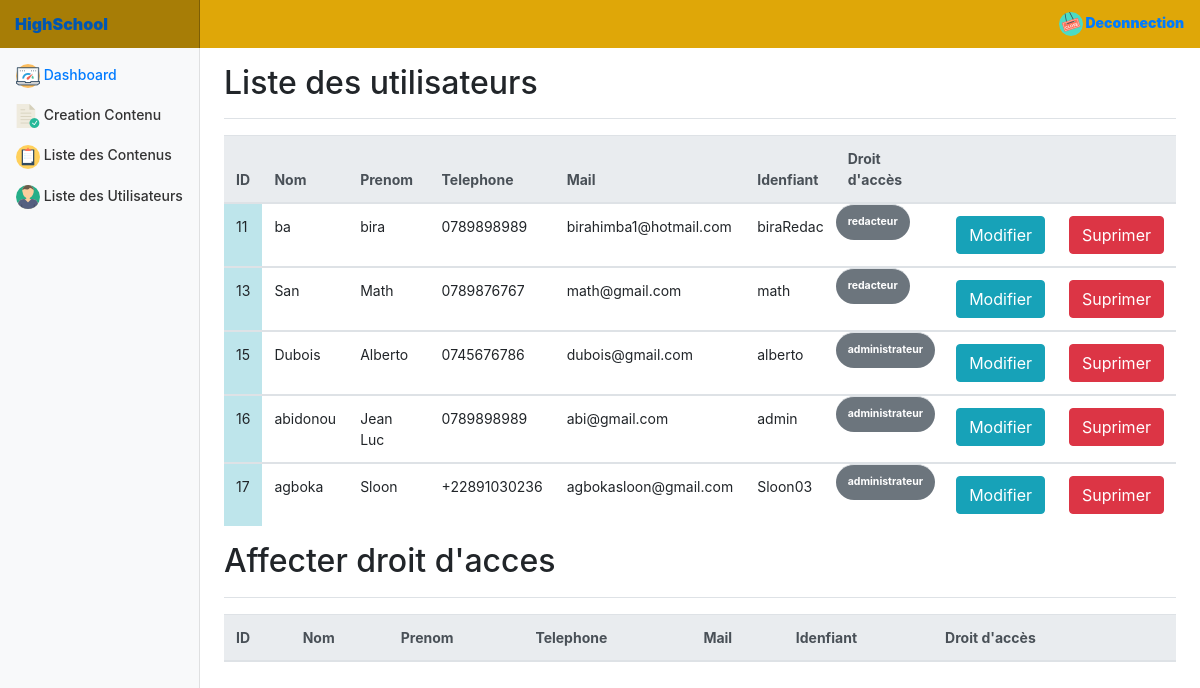
Screenshot of /views/listeUser.php (signed in) with the database file from the repository.
### tables this page shows
CREATE TABLE `linkaccess` (
  `idU` int(4) NOT NULL,
  `droit` varchar(15) NOT NULL
);

CREATE TABLE `utilisateur` (
  `idU` int(4) NOT NULL,
  `nom` varchar(20) NOT NULL,
  `prenom` varchar(45) NOT NULL,
  `telephone` varchar(15) NOT NULL,
  `mail` varchar(45) NOT NULL,
  `identifiant` varchar(30) NOT NULL,
  `password` varchar(30) NOT NULL
);

### views/listeUser.php (the view, shortened to what this page needs)
<?php
if (isset($_SESSION['identifiant']) && isset($_SESSION['password'])) {
?>
<!DOCTYPE html>
<?php
include_once ("head.php");
?>
<body>
<?php
include_once ("navbar.php");
?>
<main role="main" class="col-md-9 ml-sm-auto col-lg-10 pt-3 px-4">
    <div class="d-flex justify-content-between flex-wrap flex-md-nowrap align-items-center pb-2 mb-3 border-bottom">
        <h1 class="h2">Liste des utilisateurs</h1>
    </div>
    <table class="table">
        <thead class="thead-light">
            <tr>
                <th scope="col">ID</th>
                <th scope="col">Nom</th>
                <th scope="col">Prenom</th>
                <th scope="col">Telephone</th>
                <th scope="col">Mail</th>
                <th scope="col">Idenfiant</th>
                <th scope="col">Droit d'accès</th>
                <th></th>
                <th></th>
            </tr>
        </thead>
    <?php
        $db = getConnection();
        $response= $db->query("select U.idU ,nom ,prenom ,telephone ,mail ,identifiant, droit from utilisateur U, linkaccess L where U.idU = L.idU");
    while ($donnees = $response->fetch())
    {
        echo '<tbody>
                    <tr>
                      <td class="table-info">'.$donnees['idU'].' </td>
                      <td>'.$donnees['nom'].'</td>
                       <td>'.$donnees['prenom'].'</td>
                        <td>'.$donnees['telephone'].'</td>
                           <td >'.$donnees['mail'].'</td>
                           <td >'.$donnees['identifiant'].'</td>
                            <td  class="badge badge-pill badge-secondary" >'.$donnees['droit'].'</td>
                             <td><input type="submit" class="btn btn-info" value="Modifier"></td>
                           <td><a class="btn btn-danger" href="../controller/deleteUser.php?id='.$donnees["idU"].'">Suprimer</a></td>
                      ';
    }
    ?>
        </tbody>
    </table>
    <div class="d-flex justify-content-between flex-wrap flex-md-nowrap align-items-center pb-2 mb-3 border-bottom">
        <h1 class="h2">Affecter droit d'acces </h1>
    </div>
    <table class="table">
        <thead class="thead-light">
        <tr>
            <th scope="col">ID</th>
            <th scope="col">Nom</th>
            <th scope="col">Prenom</th>
            <th scope="col">Telephone</th>
            <th scope="col">Mail</th>
            <th scope="col">Idenfiant</th>
            <th scope="col">Droit d'accès</th>
            <th></th>
        </tr>
        </thead>
    </table>
</main>
</div>
</div>
</body>
</html>
    <?php
    echo '<a href="./logout.php">Déconnection</a>';
}
else {
    echo 'Les variables ne sont pas déclarées.';
}
?>

### views/head.php (shortened to what this page needs)
<head>
    <link rel="stylesheet" href="../vendor/offcanvas.css">
    <link href="../vendor/bootstrap/css/bootstrap.min.css" rel="stylesheet">
    <link href="../vendor/dashboard.css" rel="stylesheet">
</head>

### views/navbar.php (shortened to what this page needs)
<nav style="background-color: #DFA708" class="navbar  sticky-top  flex-md-nowrap p-0">
    <a  style=" font-weight: 900;" class="navbar-brand col-sm-3 col-md-2 mr-0" href="dashboard.php">   HighSchool
    </a>
    <ul class="navbar-nav px-3">
        <li class="nav-item text-nowrap">
            <a  class="nav-link" style=" font-weight: 900;"  href="../controller/deconnection.php"> <img src="../img/close.png"> Deconnection</a>
        </li>
    </ul>
</nav>
<div class="container-fluid">
    <div class="row">
        <nav class="col-md-2 d-none d-md-block bg-light sidebar">
            <div class="sidebar-sticky">
                <ul class="nav flex-column">
                    <li class="nav-item">
                        <a class="nav-link active" href="dashboard.php">
                            <img src="../img/dashboard.png">
                            Dashboard
                        </a>
                    </li>
                    <li class="nav-item">
                        <a class="nav-link" href="contenuform.php">
                            <img src="../img/file.png">
                            Creation Contenu
                        </a>
                    </li>
                    <li class="nav-item">
                        <a class="nav-link" href="contenu.php">
                            <img src="../img/list.png">
                            Liste des Contenus
                        </a>
                    </li>
                    <li class="nav-item">
                        <a class="nav-link" href="listeUser.php">
                            <img src="../img/user.png">
                            Liste des Utilisateurs
                        </a>
                    </li>
                </ul>
            </div>
        </nav>

### rows the page displays
linkaccess: idU.idU "11", idU.nom "ba", idU.prenom "bira", idU.telephone "0789898989", idU.mail "birahimba1@hotmail.com", idU.identifiant "biraRedac", droit "redacteur"
linkaccess: idU.idU "13", idU.nom "San", idU.prenom "Math", idU.telephone "0789876767", idU.mail "math@gmail.com", idU.identifiant "math", droit "redacteur"
linkaccess: idU.idU "15", idU.nom "Dubois", idU.prenom "Alberto", idU.telephone "0745676786", idU.mail "dubois@gmail.com", idU.identifiant "alberto", droit "administrateur"
linkaccess: idU.idU "16", idU.nom "abidonou", idU.prenom "Jean Luc", idU.telephone "0789898989", idU.mail "abi@gmail.com", idU.identifiant "admin", droit "administrateur"
linkaccess: idU.idU "17", idU.nom "agboka", idU.prenom "Sloon", idU.telephone "+22891030236", idU.mail "agbokasloon@gmail.com", idU.identifiant "Sloon03", droit "administrateur"
